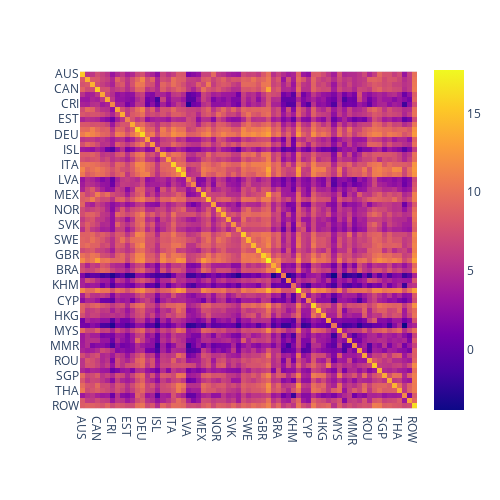

Here is the notebook cell this chart was saved with:
### Code cell
inter_flows_agg = pd.DataFrame(inter_flows.sum(axis = 0))
inter_flows_agg.columns = countries
inter_flows_agg.index = countries
px.imshow(np.log(inter_flows_agg), width=500, height=500)

### Figure 1 — Plotly figure (JSON) as saved in the notebook; plotly's stock layout.template omitted (floating-point values rounded to 4 significant figures; data arrays with more than 128 entries replaced by an {"elided": "..."} marker saying what was removed)
{"data": [{"coloraxis": "coloraxis", "hovertemplate": "x: %{x}<br>y: %{y}<br>color: %{z}<extra></extra>", "name": "0", "type": "heatmap", "x": ["AUS", "AUT", "BEL", "CAN", "CHL", "COL", "CRI", "CZE", "DNK", "EST", "FIN", "FRA", "DEU", "GRC", "HUN", "ISL", "IRL", "ISR", "ITA", "JPN", "KOR", "LVA", "LTU", "LUX", "MEX", "NLD", "NZL", "NOR", "POL", "PRT", "SVK", "SVN", "ESP", "SWE", "CHE", "TUR", "GBR", "USA", "ARG", "BRA", "BRN", "BGR", "KHM", "CHN", "HRV", "CYP", "IND", "IDN", "HKG", "KAZ", "LAO", "MYS", "MLT", "MAR", "MMR", "PER", "PHL", "ROU", "RUS", "SAU", "SGP", "ZAF", "TWN", "THA", "TUN", "VNM", "ROW"], "xaxis": "x", "y": ["AUS", "AUT", "BEL", "CAN", "CHL", "COL", "CRI", "CZE", "DNK", "EST", "FIN", "FRA", "DEU", "GRC", "HUN", "ISL", "IRL", "ISR", "ITA", "JPN", "KOR", "LVA", "LTU", "LUX", "MEX", "NLD", "NZL", "NOR", "POL", "PRT", "SVK", "SVN", "ESP", "SWE", "CHE", "TUR", "GBR", "USA", "ARG", "BRA", "BRN", "BGR", "KHM", "CHN", "HRV", "CYP", "IND", "IDN", "HKG", "KAZ", "LAO", "MYS", "MLT", "MAR", "MMR", "PER", "PHL", "ROU", "RUS", "SAU", "SGP", "ZAF", "TWN", "THA", "TUN", "VNM", "ROW"], "yaxis": "y", "z": {"elided": "67x67 float values"}}], "layout": {"coloraxis": {"colorscale": [[0, "#0d0887"], [0.1111, "#46039f"], [0.2222, "#7201a8"], [0.3333, "#9c179e"], [0.4444, "#bd3786"], [0.5556, "#d8576b"], [0.6667, "#ed7953"], [0.7778, "#fb9f3a"], [0.8889, "#fdca26"], [1, "#f0f921"]]}, "height": 500, "margin": {"t": 60}, "width": 500, "xaxis": {"anchor": "y", "constrain": "domain", "domain": [0, 1], "scaleanchor": "y"}, "yaxis": {"anchor": "x", "autorange": "reversed", "constrain": "domain", "domain": [0, 1]}}}
